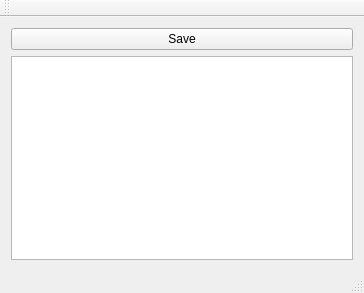
<?xml version="1.0" encoding="UTF-8"?>
<ui version="4.0">
 <class>MainWindow</class>
 <widget class="QMainWindow" name="MainWindow">
  <property name="geometry">
   <rect>
    <x>0</x>
    <y>0</y>
    <width>364</width>
    <height>293</height>
   </rect>
  </property>
  <property name="windowTitle">
   <string>MainWindow</string>
  </property>
  <widget class="QWidget" name="centralWidget">
   <layout class="QVBoxLayout" name="verticalLayout">
    <item>
     <widget class="QPushButton" name="pushButton">
      <property name="text">
       <string>Save</string>
      </property>
     </widget>
    </item>
    <item>
     <widget class="QTreeView" name="treeView"/>
    </item>
   </layout>
  </widget>
  <widget class="QMenuBar" name="menuBar">
   <property name="geometry">
    <rect>
     <x>0</x>
     <y>0</y>
     <width>364</width>
     <height>20</height>
    </rect>
   </property>
  </widget>
  <widget class="QToolBar" name="mainToolBar">
   <attribute name="toolBarArea">
    <enum>TopToolBarArea</enum>
   </attribute>
   <attribute name="toolBarBreak">
    <bool>false</bool>
   </attribute>
  </widget>
  <widget class="QStatusBar" name="statusBar"/>
 </widget>
 <layoutdefault spacing="6" margin="11"/>
 <resources/>
 <connections/>
</ui>
